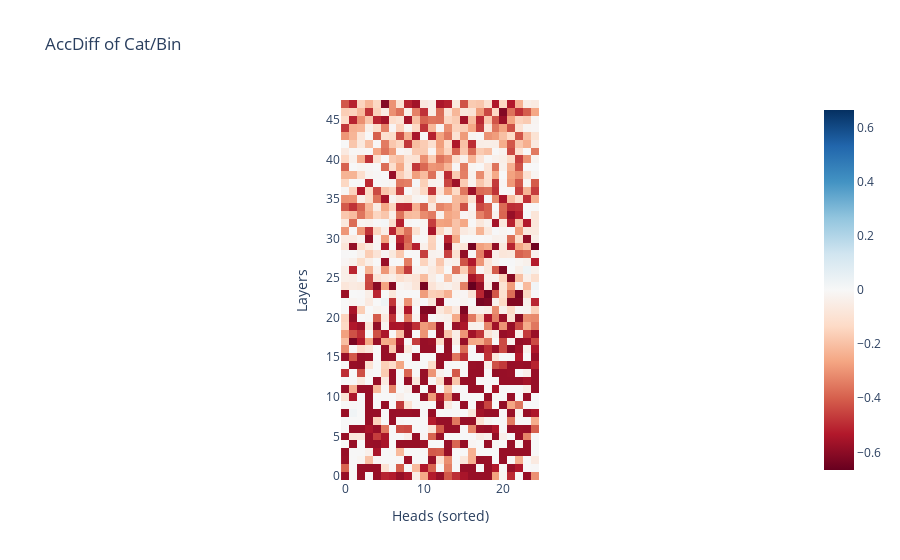

The notebook cell saved with this chart:
### Code cell
acc_diffs = np.array(cat_total_accs) - np.array(bin_total_accs)

px.imshow(np.array(acc_diffs).reshape(nin_d.model.cfg.n_layers, nin_d.model.cfg.n_heads), labels = {"x" : "Heads (sorted)", "y": "Layers"},title = "AccDiff of Cat/Bin", color_continuous_midpoint = 0, color_continuous_scale="RdBu", origin = "lower")

### Figure 1 — Plotly figure (JSON) as saved in the notebook; plotly's stock layout.template omitted (floating-point values rounded to 4 significant figures; data arrays with more than 128 entries replaced by an {"elided": "..."} marker saying what was removed)
{"data": [{"coloraxis": "coloraxis", "hovertemplate": "Heads (sorted): %{x}<br>Layers: %{y}<br>color: %{z}<extra></extra>", "name": "0", "type": "heatmap", "xaxis": "x", "yaxis": "y", "z": {"elided": "48x25 float values"}}], "layout": {"coloraxis": {"cmid": 0, "colorscale": [[0, "rgb(103,0,31)"], [0.1, "rgb(178,24,43)"], [0.2, "rgb(214,96,77)"], [0.3, "rgb(244,165,130)"], [0.4, "rgb(253,219,199)"], [0.5, "rgb(247,247,247)"], [0.6, "rgb(209,229,240)"], [0.7, "rgb(146,197,222)"], [0.8, "rgb(67,147,195)"], [0.9, "rgb(33,102,172)"], [1, "rgb(5,48,97)"]]}, "title": {"text": "AccDiff of Cat/Bin"}, "xaxis": {"anchor": "y", "constrain": "domain", "domain": [0, 1], "scaleanchor": "y", "title": {"text": "Heads (sorted)"}}, "yaxis": {"anchor": "x", "autorange": true, "constrain": "domain", "domain": [0, 1], "title": {"text": "Layers"}}}}
